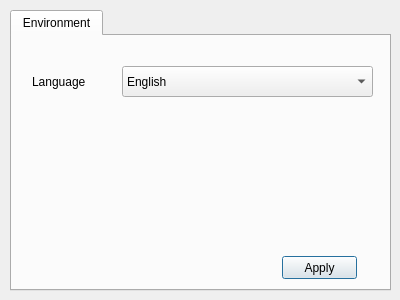
<?xml version="1.0" encoding="UTF-8"?>
<ui version="4.0">
 <class>LanguageDialog</class>
 <widget class="QDialog" name="LanguageDialog">
  <property name="geometry">
   <rect>
    <x>0</x>
    <y>0</y>
    <width>400</width>
    <height>300</height>
   </rect>
  </property>
  <property name="windowTitle">
   <string>Dialog</string>
  </property>
  <widget class="QTabWidget" name="tabWidget">
   <property name="geometry">
    <rect>
     <x>10</x>
     <y>10</y>
     <width>381</width>
     <height>281</height>
    </rect>
   </property>
   <property name="currentIndex">
    <number>0</number>
   </property>
   <widget class="QWidget" name="tab_Environment">
    <attribute name="title">
     <string>Environment</string>
    </attribute>
    <widget class="QComboBox" name="LanguageComboBox">
     <property name="geometry">
      <rect>
       <x>110</x>
       <y>30</y>
       <width>251</width>
       <height>31</height>
      </rect>
     </property>
     <item>
      <property name="text">
       <string>English</string>
      </property>
     </item>
     <item>
      <property name="text">
       <string>Chinese (TW)</string>
      </property>
     </item>
     <item>
      <property name="text">
       <string>Chinese (CN)</string>
      </property>
     </item>
    </widget>
    <widget class="QLabel" name="LanguageLabel">
     <property name="geometry">
      <rect>
       <x>20</x>
       <y>30</y>
       <width>71</width>
       <height>31</height>
      </rect>
     </property>
     <property name="text">
      <string>Language</string>
     </property>
    </widget>
    <widget class="QPushButton" name="applyButton">
     <property name="geometry">
      <rect>
       <x>270</x>
       <y>220</y>
       <width>75</width>
       <height>23</height>
      </rect>
     </property>
     <property name="text">
      <string>Apply</string>
     </property>
    </widget>
   </widget>
  </widget>
 </widget>
 <resources/>
 <connections/>
</ui>
